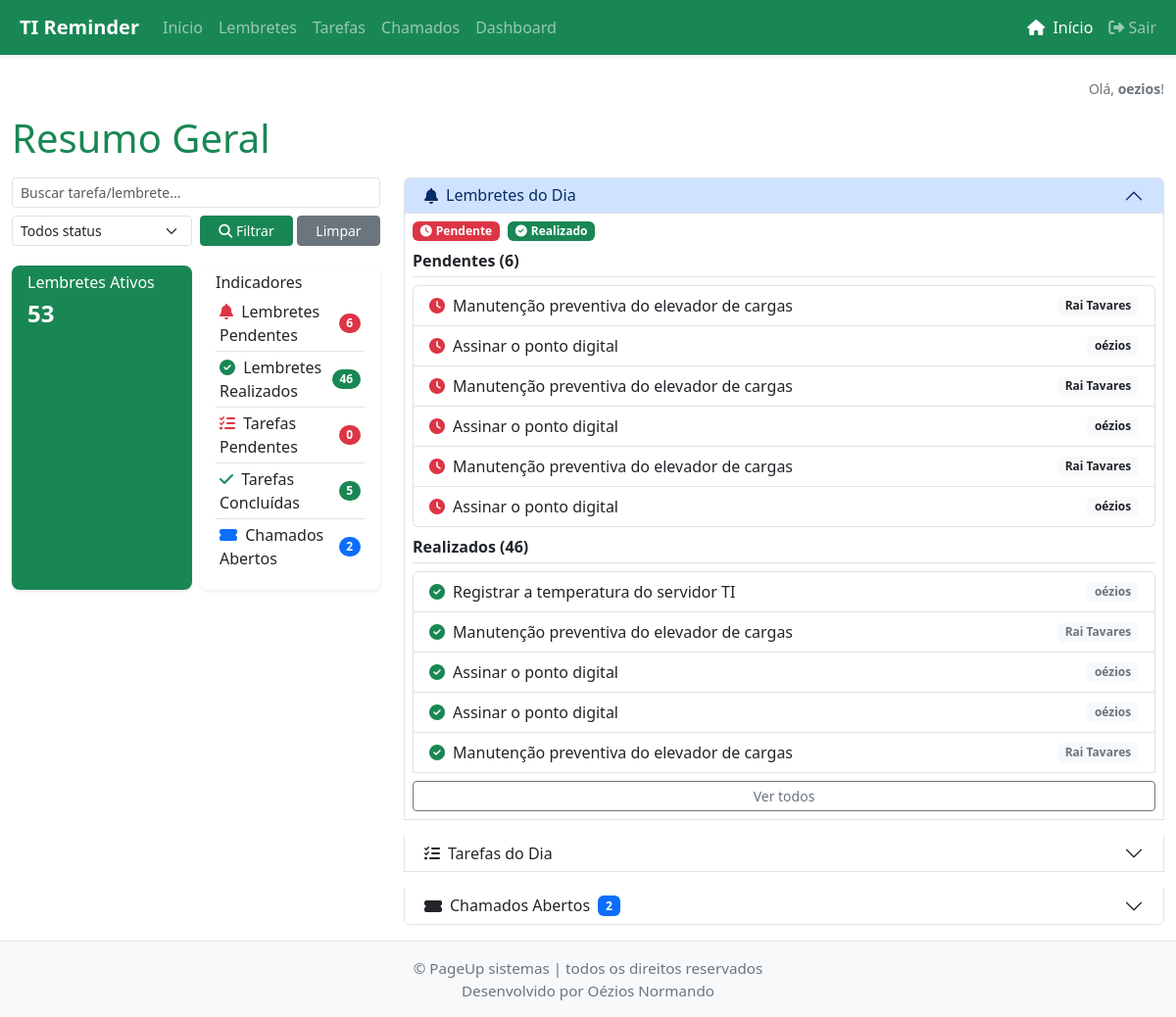
Screenshot of / (signed in) with the database file from the repository.
### app/models.py (models this page shows, shortened)
class User(db.Model):
    id = db.Column(db.Integer, primary_key=True)
    username = db.Column(db.String(64), unique=True, nullable=False)
    email = db.Column(db.String(120), unique=True, nullable=False)
    password_hash = db.Column(db.String(128), nullable=False)
    is_admin = db.Column(db.Boolean, default=False)
    is_ti = db.Column(db.Boolean, default=False)  # Indica se o usuário é da equipe de TI
    ativo = db.Column(db.Boolean, default=True)  # Para ativação/desativação
    sector_id = db.Column(db.Integer, db.ForeignKey('sector.id'), nullable=True)
    sector = db.relationship('Sector', backref='usuarios')
    reminders = db.relationship('Reminder', backref='usuario', lazy=True)
    tasks = db.relationship('Task', backref='usuario', lazy=True)

class Reminder(db.Model):
    id = db.Column(db.Integer, primary_key=True)
    name = db.Column(db.String(120), nullable=False)
    type = db.Column(db.String(50), nullable=False)
    due_date = db.Column(db.Date, nullable=False)
    responsible = db.Column(db.String(100), nullable=False)
    frequency = db.Column(db.String(20), nullable=True)
    notified = db.Column(db.Boolean, default=False)
    completed = db.Column(db.Boolean, default=False)
    sector_id = db.Column(db.Integer, db.ForeignKey('sector.id'), nullable=True)
    user_id = db.Column(db.Integer, db.ForeignKey('user.id'), nullable=True)

### app/routes.py (the view)
@bp.route('/')
@login_required
def index():
    from .models import Chamado
    search = request.args.get('search', '').strip().lower()
    status = request.args.get('status', '').strip().lower()
    if session.get('is_admin'):
        reminders = Reminder.query.all()
    else:
        reminders = Reminder.query.filter_by(user_id=session.get('user_id')).all()
    for r in reminders:
        if r.due_date < date.today() and not r.notified:
            if r.frequency == 'diario':
                next_due = r.due_date + relativedelta(days=1)
            elif r.frequency == 'quinzenal':
                next_due = r.due_date + relativedelta(days=15)
            elif r.frequency == 'mensal':
                next_due = r.due_date + relativedelta(months=1)
            elif r.frequency == 'anual':
                next_due = r.due_date + relativedelta(years=1)
            else:
                continue
            novo = Reminder(
                name=r.name,
                type=r.type,
                due_date=next_due,
                responsible=r.responsible,
                frequency=r.frequency,
                sector_id=r.sector_id,
                user_id=r.user_id
            )
            db.session.add(novo)
            r.notified = True  # marca o lembrete antigo para não duplicar
            db.session.commit()
    if session.get('is_admin'):
        reminders_count = Reminder.query.count()
        reminders_today = Reminder.query.filter(Reminder.due_date <= date.today()).all()
        tasks_today = Task.query.filter(Task.date <= date.today()).all()
        chamados_abertos = Chamado.query.filter(
            Chamado.status != 'Fechado'
        ).order_by(
            Chamado.data_abertura.desc()
        ).limit(10).all()  # Limita a 10 chamados mais recentes
    else:
        user_id = session.get('user_id')
        reminders_count = Reminder.query.filter_by(user_id=user_id).count()
        reminders_today = Reminder.query.filter(
            Reminder.due_date <= date.today(),
            Reminder.user_id == user_id
        ).all()
        tasks_today = Task.query.filter(
            Task.date <= date.today(),
            Task.user_id == user_id
        ).all()
        user = User.query.get(user_id)
        primeiro_lembrete = Reminder.query.filter_by(user_id=user_id).first()
        setor_id_usuario = primeiro_lembrete.sector_id if primeiro_lembrete and primeiro_lembrete.sector_id else None
        chamados_abertos = Chamado.query.filter(
            (Chamado.solicitante_id == user_id) |
            (Chamado.setor_id == setor_id_usuario),
            Chamado.status != 'Fechado'
        ).order_by(
            Chamado.data_abertura.desc()
        ).limit(10).all()  # Limita a 10 chamados mais recentes
    reminders_today_pend = [r for r in reminders_today if not r.completed]
    reminders_today_done = [r for r in reminders_today if r.completed]
    if search:
        reminders_today_pend = [r for r in reminders_today_pend if search in r.name.lower() or search in r.responsible.lower()]
        reminders_today_done = [r for r in reminders_today_done if search in r.name.lower() or search in r.responsible.lower()]
    if status == 'pendente':
        reminders_today_done = []
    elif status == 'realizado':
        reminders_today_pend = []
    tasks_today_pend = [t for t in tasks_today if not t.completed]
    tasks_today_done = [t for t in tasks_today if t.completed]
    if search:
        tasks_today_pend = [t for t in tasks_today_pend if search in t.description.lower() or search in t.responsible.lower()]
        tasks_today_done = [t for t in tasks_today_done if search in t.description.lower() or search in t.responsible.lower()]
    if status == 'pendente':
        tasks_today_done = []
    elif status == 'realizado':
        tasks_today_pend = []
    return render_template(
        'index.html',
        reminders_count=reminders_count,
        reminders_today_pend=reminders_today_pend,
        reminders_today_done=reminders_today_done,
        tasks_today_pend=tasks_today_pend,
        tasks_today_done=tasks_today_done,
        chamados_abertos=chamados_abertos,
        is_admin=session.get('is_admin', False)
    )

### app/auth_utils.py (called while the page is built)
def login_required(f):
    @wraps(f)
    def decorated_function(*args, **kwargs):
        if 'user_id' not in session:
            return redirect(url_for('auth.login', need_login=True))
        from .models import User
        user = User.query.get(session['user_id'])
        if user and not user.ativo:
            session.clear()
            flash('Seu acesso foi desativado pelo administrador.', 'danger')
            return redirect(url_for('auth.login'))
        return f(*args, **kwargs)
    return decorated_function

### app/templates/index.html (shortened to what this page needs)
{% extends 'base.html' %}
{% block content %}
<h1 class="mt-2 mb-3" style="padding-top:0.5rem;">Resumo Geral</h1>
<div class="row">
  <div class="col-md-4">
    <form method="get" class="row gx-2 gy-1 align-items-center mb-3 flex-wrap">
      <div class="col-12 col-sm-6 col-md-12 col-lg-12 mb-1">
        <input type="text" class="form-control form-control-sm" name="search" placeholder="Buscar tarefa/lembrete..." value="{{ request.args.get('search', '') }}">
      </div>
      <div class="col-6 col-sm-3 col-md-6 col-lg-6 mb-1">
        <select class="form-select form-select-sm" name="status">
          <option value="">Todos status</option>
        </select>
      </div>
      <div class="col-6 col-sm-3 col-md-6 col-lg-6 d-flex gap-1 mb-1">
        <button type="submit" class="btn btn-success btn-sm flex-fill"><i class="fas fa-search"></i> Filtrar</button>
        <a href="/" class="btn btn-secondary btn-sm flex-fill">Limpar</a>
      </div>
    </form>
    <div class="row g-2">
      <div class="col-12 col-md-6">
        <div class="card text-bg-success mb-2 h-100">
          <div class="card-body py-2">
            <h6 class="card-title mb-1">Lembretes Ativos</h6>
            <p class="card-text fs-4 fw-bold mb-0">{{ reminders_count }}</p>
          </div>
        </div>
      </div>
      <div class="col-12 col-md-6">
        <div class="card mb-2 h-100">
          <div class="card-body py-2">
            <h6 class="card-title mb-1">Indicadores</h6>
            <ul class="list-group list-group-flush">
              <li class="list-group-item d-flex justify-content-between align-items-center px-1 py-1">
                <span><i class="fas fa-bell text-danger me-1"></i> Lembretes Pendentes</span>
                <span class="badge bg-danger rounded-pill">{{ reminders_today_pend|length }}</span>
              </li>
              <li class="list-group-item d-flex justify-content-between align-items-center px-1 py-1">
                <span><i class="fas fa-check-circle text-success me-1"></i> Lembretes Realizados</span>
                <span class="badge bg-success rounded-pill">{{ reminders_today_done|length }}</span>
              </li>
              <li class="list-group-item d-flex justify-content-between align-items-center px-1 py-1">
                <span><i class="fas fa-tasks text-danger me-1"></i> Tarefas Pendentes</span>
                <span class="badge bg-danger rounded-pill">{{ tasks_today_pend|length }}</span>
              </li>
              <li class="list-group-item d-flex justify-content-between align-items-center px-1 py-1">
                <span><i class="fas fa-check text-success me-1"></i> Tarefas Concluídas</span>
                <span class="badge bg-success rounded-pill">{{ tasks_today_done|length }}</span>
              </li>
              <li class="list-group-item d-flex justify-content-between align-items-center px-1 py-1">
                <span><i class="fas fa-ticket-alt text-primary me-1"></i> Chamados Abertos</span>
                <span class="badge bg-primary rounded-pill">{{ chamados_abertos|length }}</span>
              </li>
            </ul>
          </div>
        </div>
      </div>
    </div>
  </div>
  <div class="col-md-8">
    <div class="accordion" id="accordionMain">
      <div class="accordion-item mb-3">
        <h2 class="accordion-header" id="headingReminders">
          <button class="accordion-button py-2" type="button" data-bs-toggle="collapse" data-bs-target="#collapseReminders" aria-expanded="true" aria-controls="collapseReminders">
            <i class="fas fa-bell me-2"></i> Lembretes do Dia
          </button>
        </h2>
        <div id="collapseReminders" class="accordion-collapse collapse show" aria-labelledby="headingReminders" data-bs-parent="#accordionMain">
          <div class="accordion-body p-2">
            <div class="mb-2 d-flex gap-2 flex-wrap">
              <span class="badge bg-danger d-flex align-items-center gap-1"><i class="fas fa-clock"></i> Pendente</span>
              <span class="badge bg-success d-flex align-items-center gap-1"><i class="fas fa-check-circle"></i> Realizado</span>
            </div>
            <div class="mb-2 border-bottom pb-1"><strong>Pendentes ({{ reminders_today_pend|length }})</strong></div>
            <ul class="list-group mb-2">
              {% for reminder in reminders_today_pend %}
                <li class="list-group-item d-flex align-items-center gap-2">
                  <span class="text-danger" title="Pendente"><i class="fas fa-clock"></i></span>
                  <span>{{ reminder.name }}</span> <span class="badge bg-light text-dark ms-auto">{{ reminder.responsible }}</span>
                </li>
              {% else %}
                <li class="list-group-item">Nenhum lembrete pendente para hoje.</li>
              {% endfor %}
            </ul>
            <div class="mb-2 border-bottom pb-1"><strong>Realizados ({{ reminders_today_done|length }})</strong></div>
            <ul class="list-group" id="reminders-done-list">
              {% for reminder in reminders_today_done %}
                <li class="list-group-item d-flex align-items-center gap-2 reminder-done-item {% if loop.index > 5 %}d-none{% endif %}">
                  <span class="text-success" title="Realizado"><i class="fas fa-check-circle"></i></span>
                  <span>{{ reminder.name }}</span> <span class="badge bg-light text-secondary ms-auto">{{ reminder.responsible }}</span>
                </li>
              {% else %}
                <li class="list-group-item">Nenhum lembrete realizado hoje.</li>
              {% endfor %}
            </ul>
            {% if reminders_today_done|length > 5 %}
            <div class="d-grid mt-2">
              <button type="button" class="btn btn-outline-secondary btn-sm" id="btn-toggle-reminders">Ver todos</button>
            </div>
            {% endif %}
          </div>
        </div>
      </div>
      <div class="accordion-item mb-3">
        <h2 class="accordion-header" id="headingTasks">
          <button class="accordion-button collapsed py-2" type="button" data-bs-toggle="collapse" data-bs-target="#collapseTasks" aria-expanded="false" aria-controls="collapseTasks">
            <i class="fas fa-tasks me-2"></i> Tarefas do Dia
          </button>
        </h2>
      </div>
      <div class="accordion-item mb-3">
        <h2 class="accordion-header" id="headingChamados">
          <button class="accordion-button collapsed py-2" type="button" data-bs-toggle="collapse" data-bs-target="#collapseChamados" aria-expanded="false" aria-controls="collapseChamados">
            <i class="fas fa-ticket-alt me-2"></i> Chamados Abertos
            <span class="badge bg-primary ms-2">{{ chamados_abertos|length }}</span>
          </button>
        </h2>
  </div>
</div>
</div>
</div>
{% endblock %}

### app/templates/base.html (shortened to what this page needs)
<!DOCTYPE html>
<html lang="pt-br">
<head>
    <link href="https://cdn.jsdelivr.net/npm/bootstrap@5.3.0/dist/css/bootstrap.min.css" rel="stylesheet">
    <link rel="stylesheet" href="{{ url_for('static', filename='style.css') }}">
    <link rel="stylesheet" href="https://cdnjs.cloudflare.com/ajax/libs/font-awesome/6.4.2/css/all.min.css">
</head>
<body>
{% if session.get('user_id') %}
<nav class="navbar navbar-expand-lg navbar-dark bg-success shadow-sm mb-4">
  <div class="container-fluid">
    <a class="navbar-brand fw-bold" href="{{ url_for('main.index') }}">
      TI Reminder
    </a>
    <div class="collapse navbar-collapse">
      <ul class="navbar-nav me-auto mb-2 mb-lg-0">
        <li class="nav-item"><a class="nav-link" href="{{ url_for('main.index') }}">Início</a></li>
        <li class="nav-item"><a class="nav-link" href="{{ url_for('main.reminders') }}">Lembretes</a></li>
        <li class="nav-item"><a class="nav-link" href="{{ url_for('main.tasks') }}">Tarefas</a></li>
        <li class="nav-item"><a class="nav-link" href="{{ url_for('main.listar_chamados') }}">Chamados</a></li>
        <li class="nav-item"><a class="nav-link" href="{{ url_for('main.dashboard') }}">Dashboard</a></li>
      </ul>
      <ul class="navbar-nav ms-auto mb-2 mb-lg-0">
        <li class="nav-item">
          <a class="nav-link {% if request.endpoint == 'main.index' %}active{% endif %}" href="{{ url_for('main.index') }}"><i class="fas fa-home me-1"></i> Início</a>
        </li>
        <li class="nav-item">
          <a class="nav-link" href="{{ url_for('auth.logout') }}">
            <i class="fas fa-sign-out-alt"></i> Sair
          </a>
        </li>
      </ul>
    </div>
  </div>
</nav>
{% endif %}
<div class="container">
  <div class="row">
    {% if session.get('username') %}
    <div class="col-md-12">
      <div class="d-flex justify-content-end">
        <span class="text-secondary small">Olá, <strong>{{ session['username'] }}</strong>!</span>
      </div>
    </div>
    {% endif %}
  </div>
    {% block content %}{% endblock %}
</div>
<footer class="footer py-3 bg-light text-center border-top" style="font-size: 0.95rem; color: #6c757d;">
  <div class="container">
    <span>&copy; PageUp sistemas | todos os direitos reservados<br>Desenvolvido por Oézios Normando</span>
  </div>
</footer>
</body>
</html>

### app/static/style.css (style rules this page uses)
html, body { height: 100%; }
body { min-height: 100vh; display: flex; flex-direction: column; padding-bottom: 40px; }
.container { flex: 1 0 auto; overflow-y: auto; max-width: 100vw; }
.card { margin-bottom: 20px; box-shadow: 0 0.125rem 0.25rem rgba(0, 0, 0, 0.075); border: none; border-radius: 0.5rem; overflow: hidden; }
.bg-primary { background-color: #0d6efd !important; }
.bg-success { background-color: #198754 !important; }
.bg-danger { background-color: #dc3545 !important; }

### app/templates/base.html (style rules this page uses)
.bg-success { background-color: #198754; border-color: #198754; }
a { color: #198754; }
h1, h2, h3, h4, h5, h6 { color: #198754; }

### rows the page displays
User: username "oezios"
Reminder: name "Manutenção preventiva do elevador de cargas", responsible "Rai Tavares"
Reminder: name "Assinar o ponto digital", responsible "oézios"
Reminder: name "Manutenção preventiva do elevador de cargas", responsible "Rai Tavares"
Reminder: name "Assinar o ponto digital", responsible "oézios"
Reminder: name "Manutenção preventiva do elevador de cargas", responsible "Rai Tavares"
Reminder: name "Assinar o ponto digital", responsible "oézios"
Reminder: name "Registrar a temperatura do servidor TI", responsible "oézios"
Reminder: name "Manutenção preventiva do elevador de cargas", responsible "Rai Tavares"
Reminder: name "Assinar o ponto digital", responsible "oézios"
Reminder: name "Assinar o ponto digital", responsible "oézios"
Reminder: name "Manutenção preventiva do elevador de cargas", responsible "Rai Tavares"

### other values shown
{{ reminders_count }} "53"
{{ reminders_today_pend|length }} "6"
{{ reminders_today_done|length }} "46"
{{ tasks_today_pend|length }} "0"
{{ tasks_today_done|length }} "5"
{{ chamados_abertos|length }} "2"
